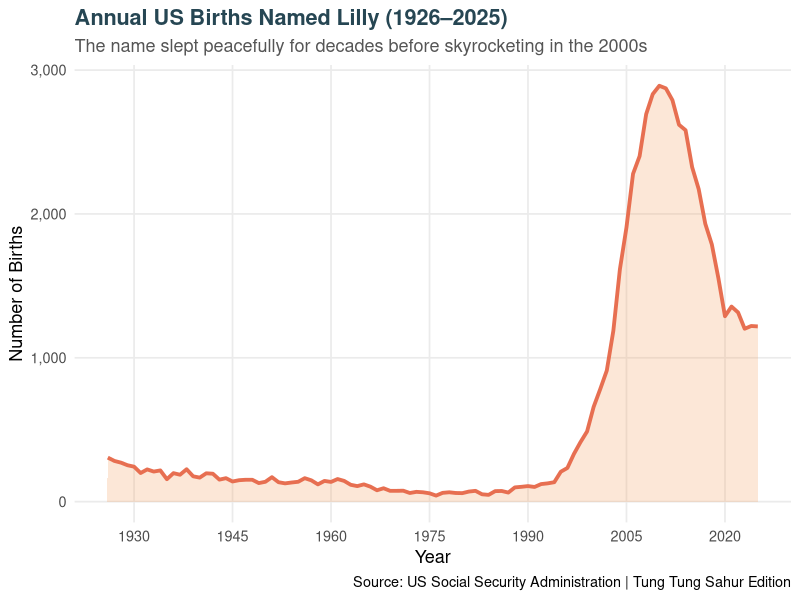

Recreate this plot in R.
## ---- chunk 1
#| label: setup
library(tidyverse)
library(scales)

lilly_data <- read_csv("data/lilly.csv", show_col_types = FALSE) |>
  filter(sex == "F")
## ---- chunk 2
#| label: plot-popularity
#| fig-width: 8
#| fig-height: 4.5
ggplot(lilly_data, aes(x = year, y = count)) +
  geom_area(fill = "#f4a261", alpha = 0.25) +
  geom_line(color = "#e76f51", linewidth = 1.3) +
  scale_y_continuous(labels = comma) +
  scale_x_continuous(breaks = seq(1930, 2025, by = 15)) +
  labs(
    title = "Annual US Births Named Lilly (1926–2025)",
    subtitle = "The name slept peacefully for decades before skyrocketing in the 2000s",
    x = "Year",
    y = "Number of Births",
    caption = "Source: US Social Security Administration | Tung Tung Sahur Edition"
  ) +
  theme_minimal(base_size = 13) +
  theme(
    plot.title = element_text(face = "bold", color = "#264653"),
    plot.subtitle = element_text(color = "#555555"),
    panel.grid.minor = element_blank()
  )
